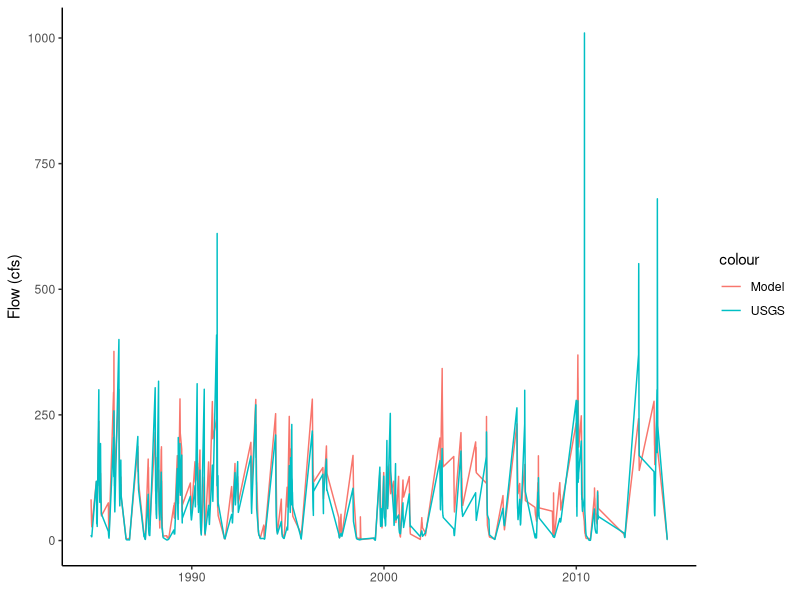
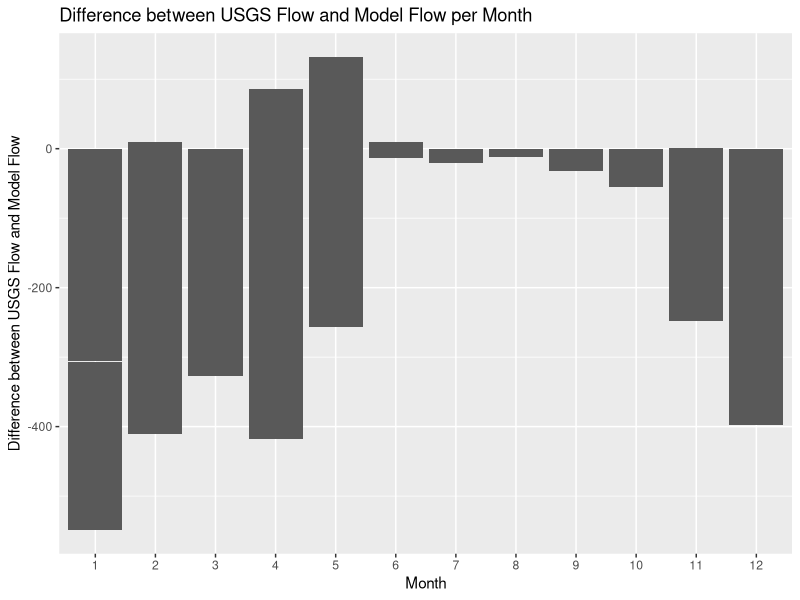
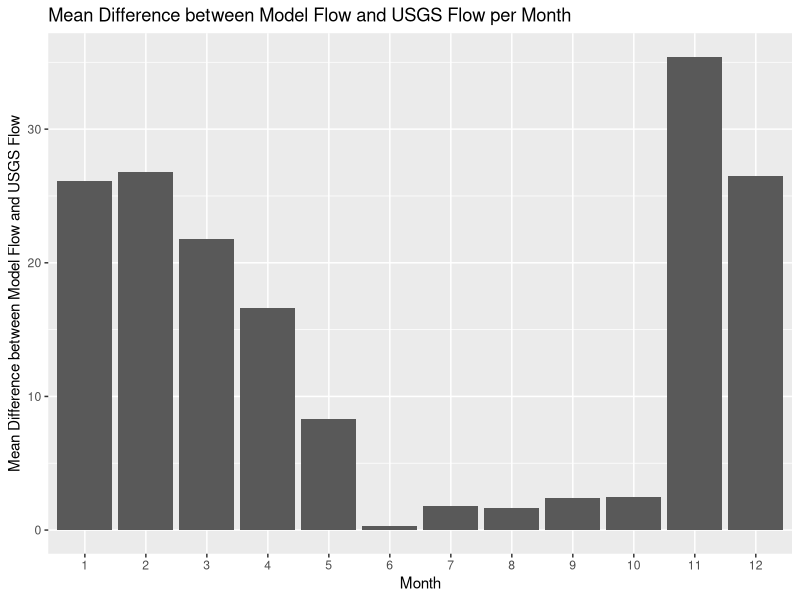
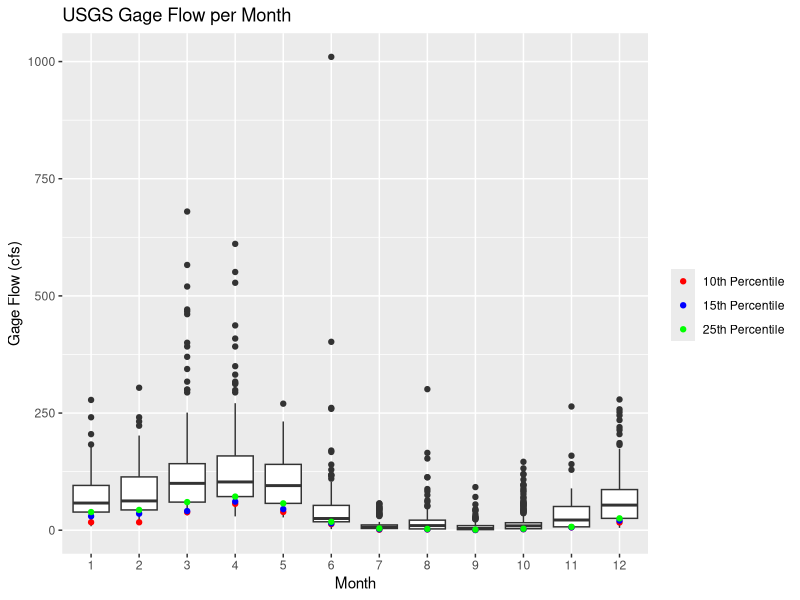
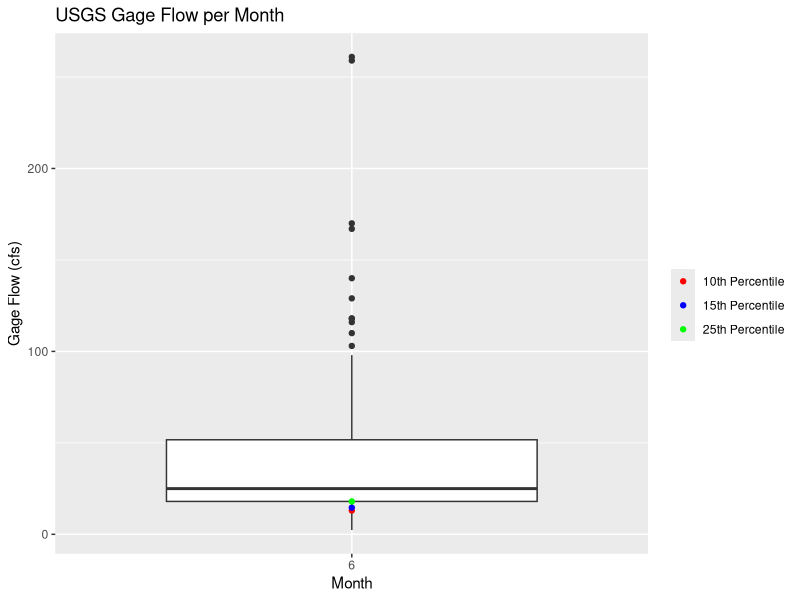
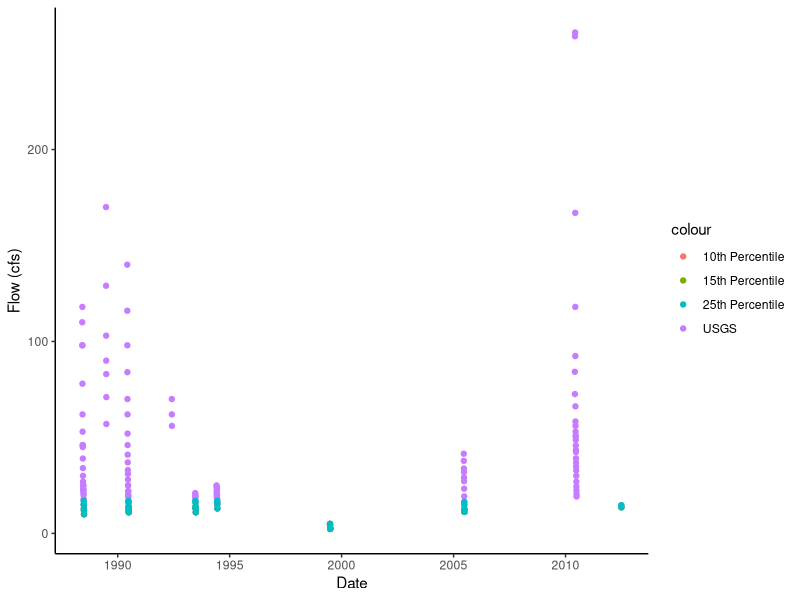

Generate these figures, in order, with R:
# Explore low flows with Cootes model data and USGS data

library(tidyverse)

# load in the csv files
Cootes_model_events <- read_csv("bf_model_events_01632000.csv")
Cootes_usgs_events <- read_csv("cootes_store_usgs_flow.csv")

# combine the two datasets by data so both start after 1984
joined_events <- Cootes_model_events %>%
  inner_join(Cootes_usgs_events, by = "Date") %>%
  select (Date = Date,
          Flow_model = Flow.x,
          Flow_usgs = Flow.y)

# Plot the hydrograph of the Model and the gage data
ggplot(joined_events, aes(x = Date, y = Flow_model, col = "Model")) +
  geom_line() +
  geom_line(aes(y = Flow_usgs, col = "USGS")) +
  theme_classic() +
  labs(x = element_blank(),
       y = "Flow (cfs)")

# create a new column for the 10th percentile flow
# calculate the 10th percentile flow
# month() pulls the month from the Date
events_10p <- joined_events %>%
  mutate(month = month(Date)) %>%
  group_by(month) %>%
  summarize(usgs_10p = quantile(Flow_usgs, probs = 0.1),
            model_10p = quantile(Flow_model, probs = 0.1))

# keep all USGS values that are below the 10th percentile
joined_events_10p <- joined_events %>%
  mutate(month = month(Date)) %>%
  left_join(events_10p, by = "month", multiple = "all") %>%
  filter(Flow_usgs < usgs_10p)

# Calculate the mean difference between model and usgs data
joined_events_10p <- joined_events_10p %>%
  mutate(Difference = Flow_usgs - Flow_model) 

# Calculate the mean difference between model and usgs data
joined_events_diff <- joined_events_10p %>%
  mutate(Difference = Flow_model - Flow_usgs) %>%
  group_by(month) %>%
  summarize(mean_difference = mean(Difference))

# plot of difference between model and usgs data per month
ggplot(joined_events_10p, aes(x = as.factor(month), y = Difference)) +
  geom_col() +
  labs(x = "Month",
       y = "Difference between USGS Flow and Model Flow",
       title = "Difference between USGS Flow and Model Flow per Month")

# column chart showing mean difference
ggplot(joined_events_diff, aes(x = as.factor(month), y = mean_difference)) +
  geom_col() +
  labs(x = "Month",
       y = "Mean Difference between Model Flow and USGS Flow",
       title = "Mean Difference between Model Flow and USGS Flow per Month")
# The model produced values that were considerably closer to the USGS values in 
# June through October than the other months 

# create a new column for the 15th percentile flow
# calculate the 15th percentile flow
events_15p <- joined_events %>%
  mutate(month = month(Date)) %>%
  group_by(month) %>%
  summarize(usgs_15p = quantile(Flow_usgs, probs = 0.15),
            model_15p = quantile(Flow_model, probs = 0.15))

# keep all USGS values that are below the 15th percentile
joined_events_15p <- joined_events %>%
  mutate(month = month(Date)) %>%
  left_join(events_15p, by = "month", multiple = "all") %>%
  filter(Flow_usgs < usgs_15p)

# Calculate the 25th percentile flow
events_25p <- joined_events %>%
  mutate(month = month(Date)) %>%
  group_by(month) %>%
  summarize(usgs_25p = quantile(Flow_usgs, probs = 0.25),
            model_25p = quantile(Flow_model, probs = 0.25))

# keep all USGS values that are below the 25th percentile
joined_events_25p <- joined_events %>%
  mutate(month = month(Date)) %>%
  left_join(events_25p, by = "month", multiple = "all") %>%
  filter(Flow_usgs < usgs_25p)

# add month column to joined events
joined_events <- joined_events %>%
  mutate(month = month(Date))

# create a boxplot of the 10th, 15th, and 25th percentile flows per month
ggplot(joined_events, aes(x = as.factor(month), y = Flow_usgs)) +
  geom_boxplot() + 
  geom_point(data = events_10p, aes(x = as.factor(month), y = usgs_10p, 
                                    color = "10th Percentile")) + 
  geom_point(data = events_15p, aes(x = as.factor(month), y = usgs_15p,
                                    color = "15th Percentile"))+ 
  geom_point(data = events_25p, aes(x = as.factor(month), y = usgs_25p,
                                    color = "25th Percentile")) +
  labs(x = "Month",
       y = "Gage Flow (cfs)",
       title = "USGS Gage Flow per Month") +
  scale_color_manual("", 
                     breaks = c("10th Percentile", "15th Percentile", "25th Percentile"),
                     values = c("red", "blue", "green"))

# create a boxplot of the 10th, 15th, and 25th percentile flows for June
joined_events_June <- joined_events %>%
  filter(month == "6")

events_10p_June <- events_10p %>%
  filter(month == "6")

events_15p_June <- events_15p %>%
  filter(month == "6")

events_25p_June <- events_25p %>%
  filter(month == "6")

### remove the outlier
joined_events_June_no_outliers <- joined_events_June[-c(113,114), ]

ggplot(joined_events_June_no_outliers, aes(x = as.factor(month), y = Flow_usgs)) +
  geom_boxplot() + 
  geom_point(data = events_10p_June, aes(x = as.factor(month), y = usgs_10p, 
                                    color = "10th Percentile")) + 
  geom_point(data = events_15p_June, aes(x = as.factor(month), y = usgs_15p,
                                    color = "15th Percentile"))+ 
  geom_point(data = events_25p_June, aes(x = as.factor(month), y = usgs_25p,
                                    color = "25th Percentile")) +
  labs(x = "Month",
       y = "Gage Flow (cfs)",
       title = "USGS Gage Flow per Month") +
  scale_color_manual("", 
                     breaks = c("10th Percentile", "15th Percentile", "25th Percentile"),
                     values = c("red", "blue", "green"))

# create a histogram showing flow trends during the month of June
joined_events_10p_June <- joined_events_10p %>%
  filter(month == "6")

joined_events_15p_June <- joined_events_15p %>%
  filter(month == "6")

joined_events_25p_June <- joined_events_25p %>%
  filter(month == "6")

ggplot(joined_events_June_no_outliers, aes(x = Date, 
                               y = Flow_usgs, 
                               col = "USGS")) +
  geom_point() +
  geom_point(data = joined_events_10p_June, aes(x = Date, 
                                               y = Flow_usgs, 
                                               col = "10th Percentile")) +
  geom_point(data = joined_events_15p_June, aes(x = Date, 
                                               y = Flow_usgs, 
                                               col = "15th Percentile")) +
  geom_point(data = joined_events_25p_June, aes(x = Date, 
                                               y = Flow_usgs, 
                                               col = "25th Percentile")) +
  theme_classic() +
  labs(x = "Date",
       y = "Flow (cfs)")
